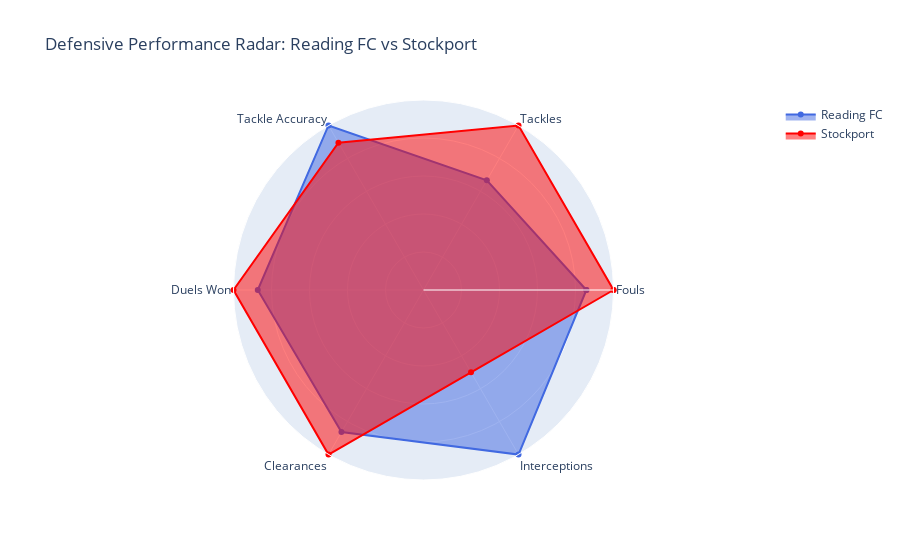

The notebook cell saved with this chart:
### Markdown cell above
# Match Defensive Performance Radar

### Code cell
# Define game control categories
defensive_categories = ['Fouls', 'Tackles', 'Tackle Accuracy', 'Duels Won', 'Clearances', 'Interceptions']

# Raw values
reading_defensive_vals = [
    match['rfc_Fouls'],
    match['rfc_Tackles'],
    match['rfc_Tackle%'],
    match['rfc_Duels_Won'],
    match['rfc_Clearances'],
    match['rfc_Interceptions'],
]

opp_defensive_vals = [
    match['opp_Fouls'],
    match['opp_Tackles'],
    match['opp_Tackle%'],
    match['opp_Duels_Won'],
    match['opp_Clearances'],
    match['opp_Interceptions'],
]

# Normalize (so each stat is 0–1 range)
max_vals = [max(r, o) if max(r, o) > 0 else 1 for r, o in zip(reading_defensive_vals, opp_defensive_vals)]
reading_norm = [r / m for r, m in zip(reading_defensive_vals, max_vals)]
opp_norm = [o / m for o, m in zip(opp_defensive_vals, max_vals)]

# Create radar chart
fig = go.Figure()

fig.add_trace(go.Scatterpolar(
    r=reading_norm + [reading_norm[0]],
    theta=defensive_categories + [defensive_categories[0]],
    fill='toself',
    name='Reading FC',
    line=dict(color='royalblue')
))

fig.add_trace(go.Scatterpolar(
    r=opp_norm + [opp_norm[0]],
    theta=defensive_categories + [defensive_categories[0]],
    fill='toself',
    name='Stockport',
    line=dict(color='red')
))

# Layout tweaks
fig.update_layout(
    polar=dict(
        radialaxis=dict(visible=True, range=[0, 1], showticklabels=False)
    ),
    title="Defensive Performance Radar: Reading FC vs Stockport",
    showlegend=True
)

fig.show()

### Figure 1 — Plotly figure (JSON) as saved in the notebook; plotly's stock layout.template omitted (floating-point values rounded to 4 significant figures)
{"data": [{"fill": "toself", "line": {"color": "royalblue"}, "name": "Reading FC", "r": [0.8571, 0.6667, 1, 0.8723, 0.8636, 1, 0.8571], "theta": ["Fouls", "Tackles", "Tackle Accuracy", "Duels Won", "Clearances", "Interceptions", "Fouls"], "type": "scatterpolar"}, {"fill": "toself", "line": {"color": "red"}, "name": "Stockport", "r": [1, 1, 0.8955, 1, 1, 0.5, 1], "theta": ["Fouls", "Tackles", "Tackle Accuracy", "Duels Won", "Clearances", "Interceptions", "Fouls"], "type": "scatterpolar"}], "layout": {"polar": {"radialaxis": {"range": [0, 1], "showticklabels": false, "visible": true}}, "showlegend": true, "title": {"text": "Defensive Performance Radar: Reading FC vs Stockport"}}}
